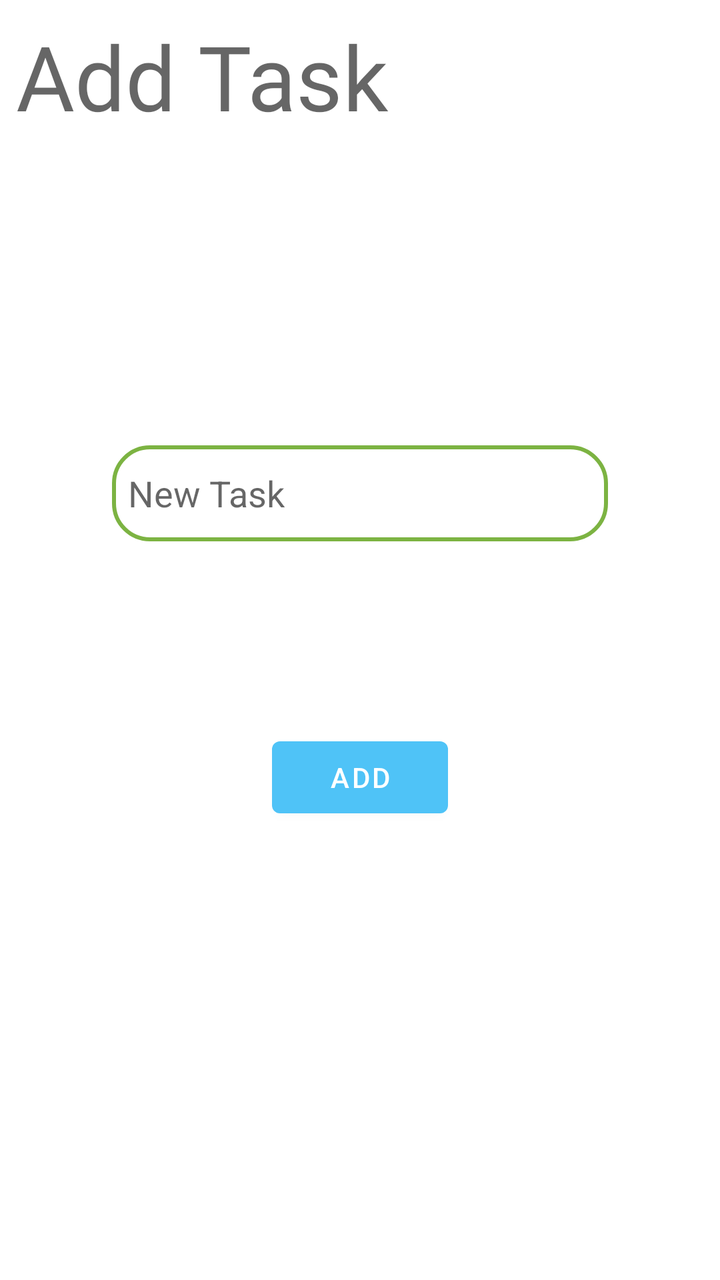
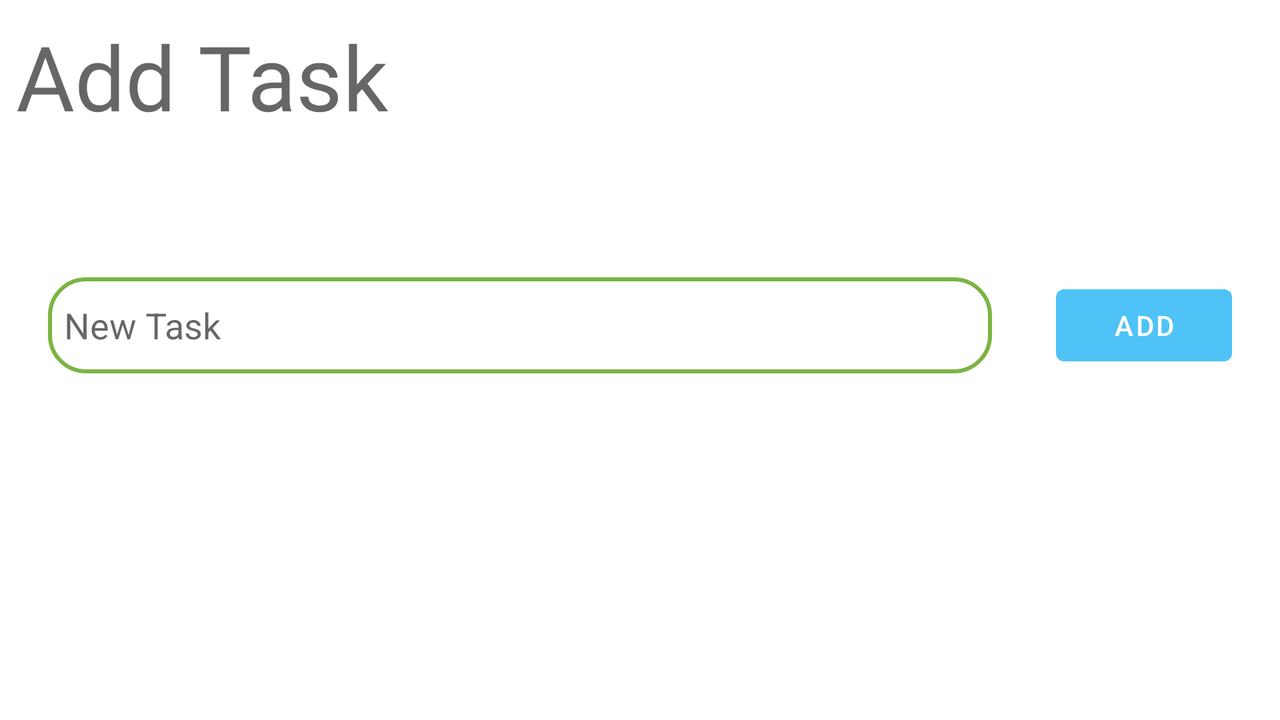

One screen, two layout resources from the same app: the default and the repository's alternative for another configuration. Each is rendered where Android would select it; the XML of both is given below.
<!-- AndroidManifest.xml: application theme Theme.ToDo -->
<!-- res/layout/activity_add_todo.xml -->
<?xml version="1.0" encoding="utf-8"?>
<androidx.constraintlayout.widget.ConstraintLayout xmlns:android="http://schemas.android.com/apk/res/android"
    xmlns:app="http://schemas.android.com/apk/res-auto"
    xmlns:tools="http://schemas.android.com/tools"
    android:layout_width="match_parent"
    android:layout_height="match_parent"
    tools:context=".AddTodoActivity"
    android:padding="8dp">
    <TextView
        android:id="@+id/tv_add_todo_header"
        android:layout_width="match_parent"
        android:layout_height="wrap_content"
        android:layout_marginBottom="4dp"
        android:fontFamily="@font/allerta"
        android:text="@string/addTodo"
        android:textAppearance="@style/TextAppearance.AppCompat.Display2"
        app:layout_constraintBottom_toBottomOf="parent"
        app:layout_constraintEnd_toEndOf="parent"
        app:layout_constraintStart_toStartOf="parent"
        app:layout_constraintTop_toTopOf="parent"
        app:layout_constraintVertical_bias="0.0" />

    <EditText
        android:id="@+id/etNewTask"
        android:layout_width="match_parent"
        android:layout_height="wrap_content"
        android:layout_marginStart="48dp"
        android:layout_marginEnd="48dp"
        android:background="@drawable/box"
        android:ems="10"
        android:hint="New Task"
        android:inputType="text"
        android:paddingStart="8dp"
        android:paddingEnd="8dp"
        android:shadowRadius="@android:integer/config_longAnimTime"
        app:layout_constrainedHeight="true"
        app:layout_constraintBottom_toBottomOf="parent"
        app:layout_constraintEnd_toEndOf="parent"
        app:layout_constraintStart_toStartOf="parent"
        app:layout_constraintTop_toBottomOf="@id/tv_add_todo_header"
        app:layout_constraintVertical_bias="0.3" />

    <Button
        android:id="@+id/btnAddTask"
        android:layout_width="wrap_content"
        android:layout_height="wrap_content"
        android:text="ADD"
        app:layout_constraintBottom_toBottomOf="parent"
        app:layout_constraintEnd_toEndOf="@+id/etNewTask"
        app:layout_constraintVertical_bias="0.300"
        app:layout_constraintStart_toStartOf="@+id/etNewTask"
        app:layout_constraintTop_toBottomOf="@+id/etNewTask" />
</androidx.constraintlayout.widget.ConstraintLayout>
<!-- resources referenced by this layout -->
<resources>
  <!-- drawable box (drawable) -->
  <?xml version="1.0" encoding="utf-8"?>
  <shape android:shape="rectangle"
      xmlns:android="http://schemas.android.com/apk/res/android">
      <stroke android:width="2dp"
          android:color="@color/teal_700"/>
      <corners
          android:radius="18dp"/>
      <size
          android:height="48dp"/>
  </shape>
  <string name="addTodo">Add Task</string>
  <!-- from res/values-v28/ -->
  <style name="Theme.ToDo" parent="Theme.MaterialComponents.DayNight.NoActionBar">
          
          <item name="colorPrimary">@color/purple_200</item>
          <item name="colorPrimaryVariant">@color/purple_700</item>
          <item name="colorOnPrimary">@color/white</item>
          
          <item name="colorSecondary">@color/teal_200</item>
          <item name="colorSecondaryVariant">@color/teal_700</item>
          <item name="colorOnSecondary">@color/black</item>
          
          <item name="android:statusBarColor" tools:targetApi="l">?attr/colorPrimaryVariant</item>
          
      </style>
  <color name="teal_700">#7CB342</color>
  <color name="purple_200">#4FC3F7</color>
  <color name="purple_700">#01579B</color>
  <color name="white">#FFFFFFFF</color>
  <color name="teal_200">#9CCC65</color>
  <color name="black">#FF000000</color>
</resources>
<!-- res/layout-land/activity_add_todo.xml (the repository's variant of the layout above) -->
<!-- drawn on the phone turned sideways -->
<?xml version="1.0" encoding="utf-8"?>
<androidx.constraintlayout.widget.ConstraintLayout xmlns:android="http://schemas.android.com/apk/res/android"
    xmlns:app="http://schemas.android.com/apk/res-auto"
    xmlns:tools="http://schemas.android.com/tools"
    android:layout_width="match_parent"
    android:layout_height="match_parent"
    tools:context=".AddTodoActivity"
    android:padding="8dp">
    <TextView
        android:id="@+id/tv_add_todo_header"
        android:layout_width="match_parent"
        android:layout_height="wrap_content"
        android:layout_marginBottom="4dp"
        android:fontFamily="@font/allerta"
        android:text="@string/addTodo"
        android:textAppearance="@style/TextAppearance.AppCompat.Display2"
        app:layout_constraintBottom_toBottomOf="parent"
        app:layout_constraintEnd_toEndOf="parent"
        app:layout_constraintStart_toStartOf="parent"
        app:layout_constraintTop_toTopOf="parent"
        app:layout_constraintVertical_bias="0.0" />

    <EditText
        android:id="@+id/etNewTask"
        android:layout_width="0dp"
        android:layout_height="wrap_content"
        android:background="@drawable/box"
        android:ems="10"
        android:hint="New Task"
        android:inputType="text"
        android:paddingStart="8dp"
        android:paddingEnd="8dp"
        android:layout_marginEnd="32dp"
        android:layout_marginStart="16dp"
        android:shadowRadius="@android:integer/config_longAnimTime"
        app:layout_constrainedHeight="true"
        app:layout_constraintBottom_toBottomOf="parent"
        app:layout_constraintEnd_toStartOf="@id/btnAddTask"
        app:layout_constraintStart_toStartOf="parent"
        app:layout_constraintTop_toBottomOf="@id/tv_add_todo_header"
        app:layout_constraintVertical_bias="0.3" />

    <Button
        android:id="@+id/btnAddTask"
        android:layout_width="wrap_content"
        android:layout_height="wrap_content"
        android:text="ADD"
        android:layout_marginEnd="16dp"
        app:layout_constraintBottom_toBottomOf="@+id/etNewTask"
        app:layout_constraintEnd_toEndOf="parent"
        app:layout_constraintTop_toTopOf="@+id/etNewTask"/>
</androidx.constraintlayout.widget.ConstraintLayout>
